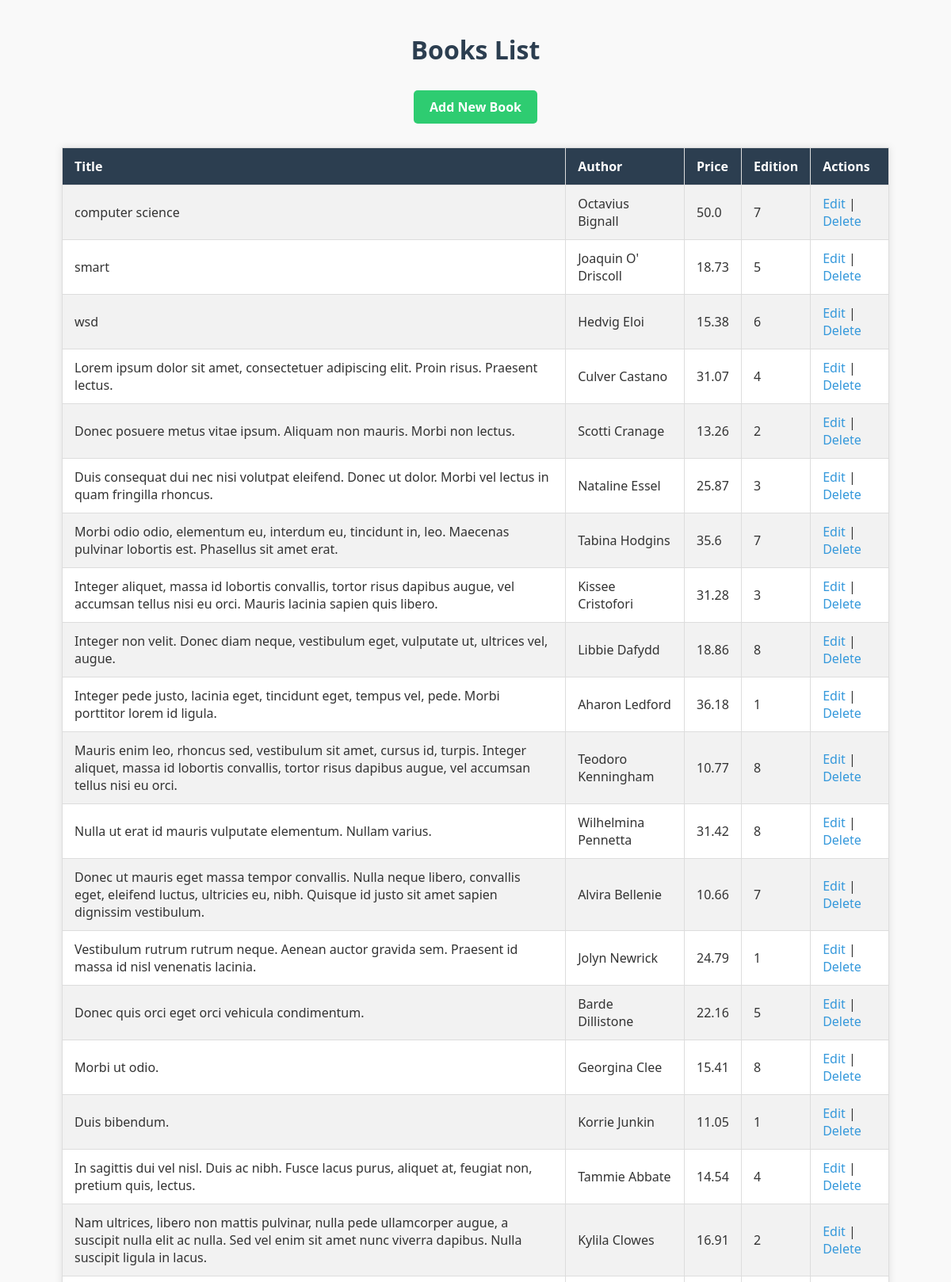
/books/lab9/part1/listbooks (upper part), run on the app's committed database.
### apps/bookmodule/models.py (models this page shows)
class Book(models.Model):
    title = models.CharField(max_length = 50)
    author = models.CharField(max_length = 50)
    price = models.FloatField(default = 0.0)
    edition = models.SmallIntegerField(default = 1)

### apps/bookmodule/views.py (the view)
# urls.py: path("lab9/part1/listbooks", views.listbooks, name="books.listbooks"),
def listbooks(request):
    books = Book.objects.all()
    return render(request, 'bookmodule/listbooks.html', {'books': books})

### apps/templates/bookmodule/listbooks.html (shortened to what this page needs)
<!DOCTYPE html>
<html lang="en">
<head>
</head>
<body>
    <h1>Books List</h1>
    <a class="add-book" href="{% url 'books.addbook' %}">Add New Book</a>
    <table>
        <tr>
            <th>Title</th>
            <th>Author</th>
            <th>Price</th>
            <th>Edition</th>
            <th>Actions</th>
        </tr>
        {% for book in books %}
        <tr>
            <td>{{ book.title }}</td>
            <td>{{ book.author }}</td>
            <td>{{ book.price }}</td>
            <td>{{ book.edition }}</td>
            <td>
                <a href="{% url 'books.editbook' book.id %}">Edit</a> |
                <a href="{% url 'books.deletebook' book.id %}">Delete</a>
        </tr>
        {% endfor %}
    </table>
</body>
</html>

### apps/templates/bookmodule/listbooks.html (style rules this page uses)
body { font-family: 'Segoe UI', Tahoma, Geneva, Verdana, sans-serif; margin: 0; padding: 20px; background-color: #f9f9f9; color: #333; }
h1 { text-align: center; color: #2c3e50; }
table { width: 90%; margin: 20px auto; border-collapse: collapse; background-color: white; box-shadow: 0 0 10px rgba(0,0,0,0.1); }
th, td { padding: 12px 15px; border: 1px solid #ddd; text-align: left; }
th { background-color: #2c3e50; color: white; }
tr:nth-child(even) { background-color: #f2f2f2; }
a { text-decoration: none; color: #3498db; }
.add-book { display: block; width: fit-content; margin: 30px auto; padding: 10px 20px; background-color: #2ecc71; color: white; border-radius: 5px; font-weight: bold; text-align: center; }

### data on the page
Book: title "computer science", author "Octavius Bignall", price "50.0", edition "7"
Book: title "smart", author "Joaquin O' Driscoll", price "18.73", edition "5"
Book: title "wsd", author "Hedvig Eloi", price "15.38", edition "6"
Book: title "Lorem ipsum dolor sit amet, consectetuer adipiscing elit. Proin risus. Praesent lectus.", author "Culver Castano", price "31.07", edition "4"
Book: title "Donec posuere metus vitae ipsum. Aliquam non mauris. Morbi non lectus.", author "Scotti Cranage", price "13.26", edition "2"
Book: title "Duis consequat dui nec nisi volutpat eleifend. Donec ut dolor. Morbi vel lectus in quam fringilla rhoncus.", author "Nataline Essel", price "25.87", edition "3"
Book: title "Morbi odio odio, elementum eu, interdum eu, tincidunt in, leo. Maecenas pulvinar lobortis est. Phasellus sit amet erat.", author "Tabina Hodgins", price "35.6", edition "7"
Book: title "Integer aliquet, massa id lobortis convallis, tortor risus dapibus augue, vel accumsan tellus nisi eu orci. Mauris lacinia sapien quis libero.", author "Kissee Cristofori", price "31.28", edition "3"
Book: title "Integer non velit. Donec diam neque, vestibulum eget, vulputate ut, ultrices vel, augue.", author "Libbie Dafydd", price "18.86", edition "8"
Book: title "Integer pede justo, lacinia eget, tincidunt eget, tempus vel, pede. Morbi porttitor lorem id ligula.", author "Aharon Ledford", price "36.18", edition "1"
Book: title "Mauris enim leo, rhoncus sed, vestibulum sit amet, cursus id, turpis. Integer aliquet, massa id lobortis convallis, tortor risus dapibus augue, vel accumsan tellus nisi eu orci.", author "Teodoro Kenningham", price "10.77", edition "8"
Book: title "Nulla ut erat id mauris vulputate elementum. Nullam varius.", author "Wilhelmina Pennetta", price "31.42", edition "8"
Book: title "Donec ut mauris eget massa tempor convallis. Nulla neque libero, convallis eget, eleifend luctus, ultricies eu, nibh. Quisque id justo sit amet sapien dignissim vestibulum.", author "Alvira Bellenie", price "10.66", edition "7"
Book: title "Vestibulum rutrum rutrum neque. Aenean auctor gravida sem. Praesent id massa id nisl venenatis lacinia.", author "Jolyn Newrick", price "24.79", edition "1"
Book: title "Donec quis orci eget orci vehicula condimentum.", author "Barde Dillistone", price "22.16", edition "5"
Book: title "Morbi ut odio.", author "Georgina Clee", price "15.41", edition "8"
Book: title "Duis bibendum.", author "Korrie Junkin", price "11.05", edition "1"
Book: title "In sagittis dui vel nisl. Duis ac nibh. Fusce lacus purus, aliquet at, feugiat non, pretium quis, lectus.", author "Tammie Abbate", price "14.54", edition "4"
Book: title "Nam ultrices, libero non mattis pulvinar, nulla pede ullamcorper augue, a suscipit nulla elit ac nulla. Sed vel enim sit amet nunc viverra dapibus. Nulla suscipit ligula in lacus.", author "Kylila Clowes", price "16.91", edition "2"
